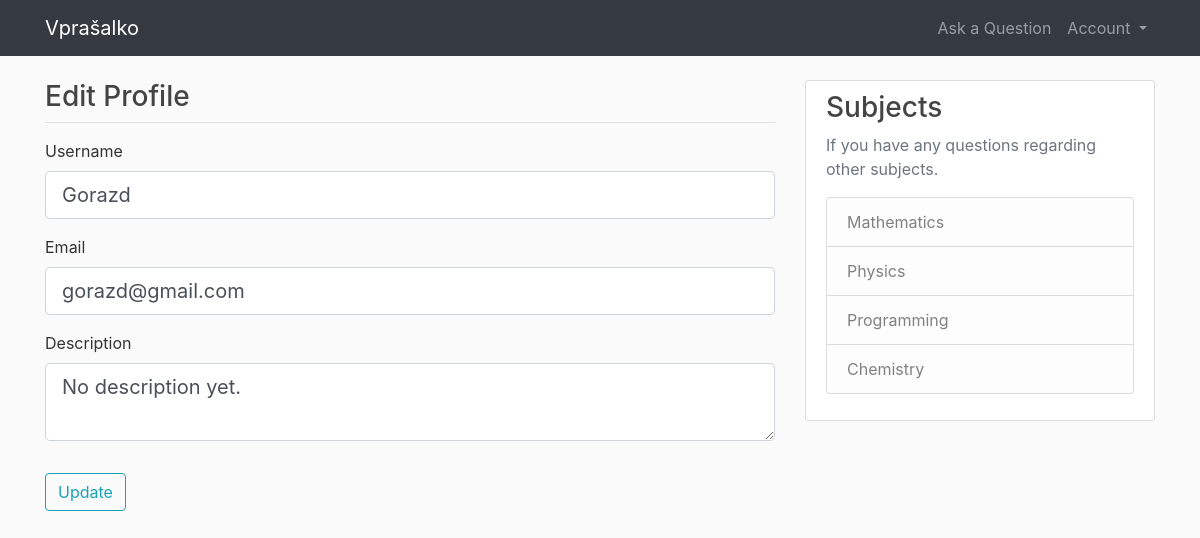
The page /edit_profile (signed in) on the database its author committed.
### application/models.py (models this page shows, shortened)
class User(db.Model, UserMixin):
    id = db.Column(db.Integer, primary_key=True)
    username = db.Column(db.String(15), unique=True, nullable=False)
    email = db.Column(db.String(120), unique=True, nullable=False)
    password = db.Column(db.String(20), nullable=False)
    description = db.Column(
        db.String(300), nullable=False, default="No description yet."
    )
    questions = db.relationship('Question', backref='author', lazy=True)
    answers = db.relationship('Answer', backref='author', lazy=True)

### application/routes.py (the view)
@app.route("/edit_profile", methods=['GET', 'POST'])
@login_required
def edit_profile():
    form = UpdateProfileForm()
    if form.validate_on_submit():
        current_user.username = form.username.data
        current_user.email = form.email.data
        current_user.description = form.description.data
        if form.description.data == "":
            current_user.description = "No description yet."
        db.session.commit()
        flash('Your account information has been updated!', 'success')
        return redirect(url_for('profile'))
    elif request.method == 'GET':
        form.username.data = current_user.username
        form.email.data = current_user.email
        form.description.data = current_user.description
    return render_template(
        'edit_profile.html', title='Edit-profile', form=form
    )

### application/forms.py (shortened to what this page needs)
class UpdateProfileForm(FlaskForm):
    username = StringField(
        "Username", validators=[InputRequired(), Length(min=2, max=15)]
    )
    email = StringField("Email", validators=[InputRequired(), Email()])
    description = StringField("Description", widget=TextArea())
    submit = SubmitField("Update")

### application/models.py (called while the page is built)
@login_manager.user_loader
def load_user(user_id):
    return User.query.get(int(user_id))

### application/templates/edit_profile.html (shortened to what this page needs)
{% extends "layout.html" %}
{% block content %}
<div class="col-md-8 pd-0 mg-0">
    <div class="forum-title">
        <h3>Edit Profile</h3>
    </div>
    <hr class="title-line">
    <div class="mx-auto edit-profile">
        <form method="POST" action="" enctype="multipart/form-data">
            <fieldset class="form-group">
                <div class="form-group">
                    {{ form.username.label(class="form-control-label") }}
                    {% if form.username.errors %}
                        {{ form.username(class="form-control form-control-lg is-invalid") }}
                        <div class="invalid-feedback">
                            {% for error in form.username.errors %}
                                <span>{{ error }}</span>
                            {% endfor %}
                        </div>
                    {% else %}
                        {{ form.username(class="form-control form-control-lg") }}
                    {% endif %}
                </div>
                <div class="form-group">
                    {{ form.email.label(class="form-control-label") }}
                    {% if form.email.errors %}
                        {{ form.email(class="form-control form-control-lg is-invalid") }}
                        <div class="invalid-feedback">
                            {% for error in form.email.errors %}
                                <span>{{ error }}</span>
                            {% endfor %}
                        </div>
                    {% else %}
                        {{ form.email(class="form-control form-control-lg") }}
                    {% endif %}
                </div>
                <div class="form-group">
                    {{ form.description.label(class="form-control-label") }}
                    {% if form.description.errors %}
                        {{ form.description(class="form-control form-control-lg is-invalid") }}
                        <div class="invalid-feedback">
                            {% for error in form.description.errors %}
                                <span>{{ error }}</span>
                            {% endfor %}
                        </div>
                    {% else %}
                        {{ form.description(class="form-control form-control-lg") }}
                    {% endif %}
                </div>
            </fieldset>
            <div class="form-group">
                {{ form.submit(class="btn btn-outline-info") }}
            </div>
        </form>
    </div>
</div>
{% include "sidebar.html" %}
{% endblock content %}

### application/static/style.css (style rules this page uses)
body { background: #fafafa; color: #333333; margin-top: 5rem; }
h1, h2, h3, h4, h5, h6 { color: #444444; }
.title-line { margin-top: 0px; }

### rows shown on the page
User: username "Gorazd", email "gorazd@gmail.com", description "No description yet."
